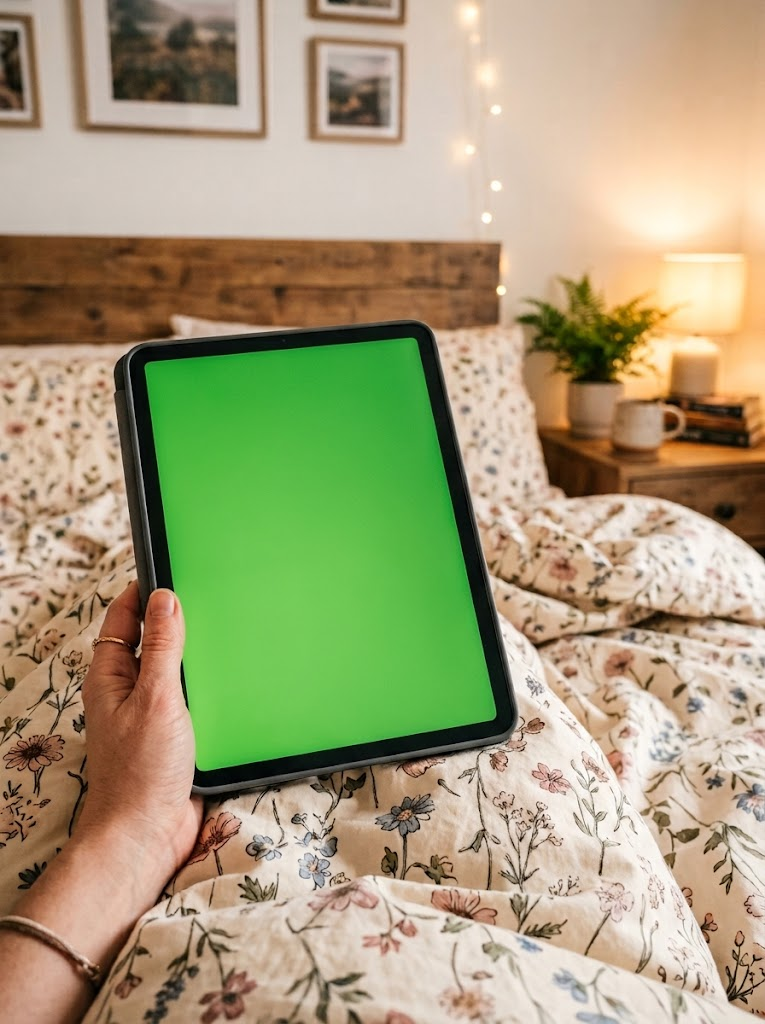
#> input picture bg_ipad.jpg, 765 x 1024 px
$ python make_1322_wrists.py bg_ipad.jpg out.png
#> lines starting #> are read from the running program, lines starting #| are printed output that depends on the picture; after the words box and inside, x2 and y2 are one past the last pixel; in counts of white or black regions, pixels touching at a corner belong together
#> in main, rgb is the input picture: shape (1024, 765, 3); mean R, G, B 165.3, 158.6, 121.7
#!/usr/bin/env python3
"""
1322: из одной сгенерённой руки (кулак, внутренняя сторона запястья) — три руки для слайда «What's your Undertone?»:
вырезаем руку с фона (PNG с альфой), обрезаем снизу над манжетой свитера и перекрашиваем вены
A — зеленоватые (warm), B — сине-зелёные (neutral), C — сине-фиолетовые (cool). Вены чуть темнее, чтобы читались.

  python make_1322_wrists.py downloads/1322/wrist/flow_fist.jpg output/1322_pick/002
  python make_1322_wrists.py - output/1322_pick/002 --plain warm.jpg neutral.jpg cool.jpg   # руки уже из Flow
"""

from __future__ import annotations

import argparse
import sys
from pathlib import Path

import cv2
import numpy as np
from PIL import Image

# цвет вен в Lab (a, b) и насколько темнее кожи (ΔL)
VEINS = {"a": (-12, 26, 20), "b": (-16, -16, 20), "c": (20, -30, 20)}


def arm_mask(rgb: np.ndarray) -> np.ndarray:
    """Рука = тёплое/насыщенное относительно серо-сиреневой стены; одна самая большая область, без дыр."""
    lab = cv2.cvtColor(rgb, cv2.COLOR_RGB2LAB).astype(np.float32)
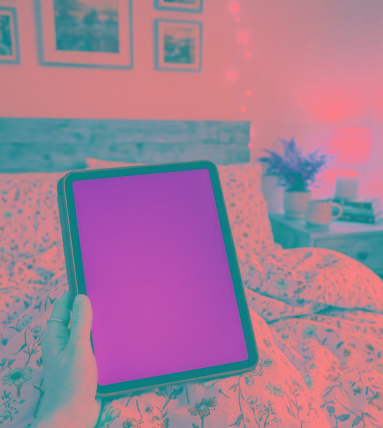
#> lab: shape (855, 765, 3) float32 (shown at 1/2 size); mean R, G, B 163.5, 124.3, 150.2
    h, w = rgb.shape[:2]
    edge = np.concatenate([lab[:, :25].reshape(-1, 3), lab[:, -25:].reshape(-1, 3)])
    bg = np.median(edge, axis=0)
#> bg = [182, 136, 148]
    d = np.sqrt(((lab[..., 1:] - bg[1:]) ** 2).sum(-1)) + 0.35 * np.abs(lab[..., 0] - bg[0])
    m = (d > 14).astype(np.uint8)
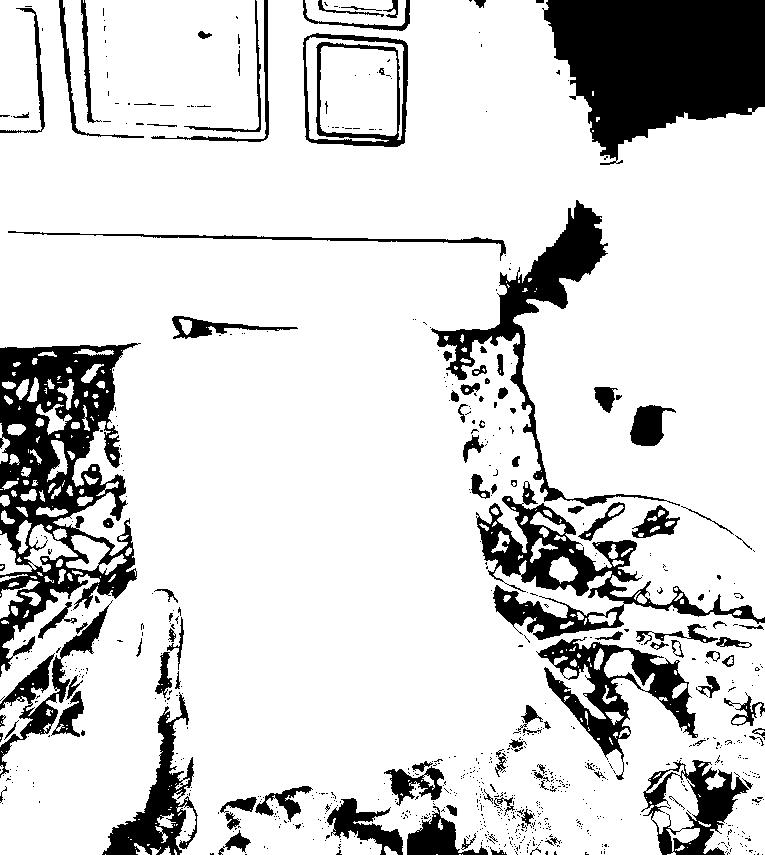
#> m: shape (855, 765); values 0 (black) and 1 (white), 83.3% white; 808 black regions (695 under 20 px), largest, box (x1, y1, x2, y2) and area: (542, 0, 765, 165) 25242, (0, 343, 141, 677) 20299, (476, 481, 765, 640) 10096
    m = cv2.morphologyEx(m, cv2.MORPH_OPEN, np.ones((5, 5), np.uint8))
#> m: shape (855, 765); values 0 (black) and 1 (white), 80.6% white; 196 black regions (125 under 20 px), largest, box (x1, y1, x2, y2) and area: (430, 200, 765, 780) 31871, (0, 343, 141, 781) 29789, (536, 0, 765, 165) 25519
    n, lab_, st, _ = cv2.connectedComponentsWithStats(m, 8)
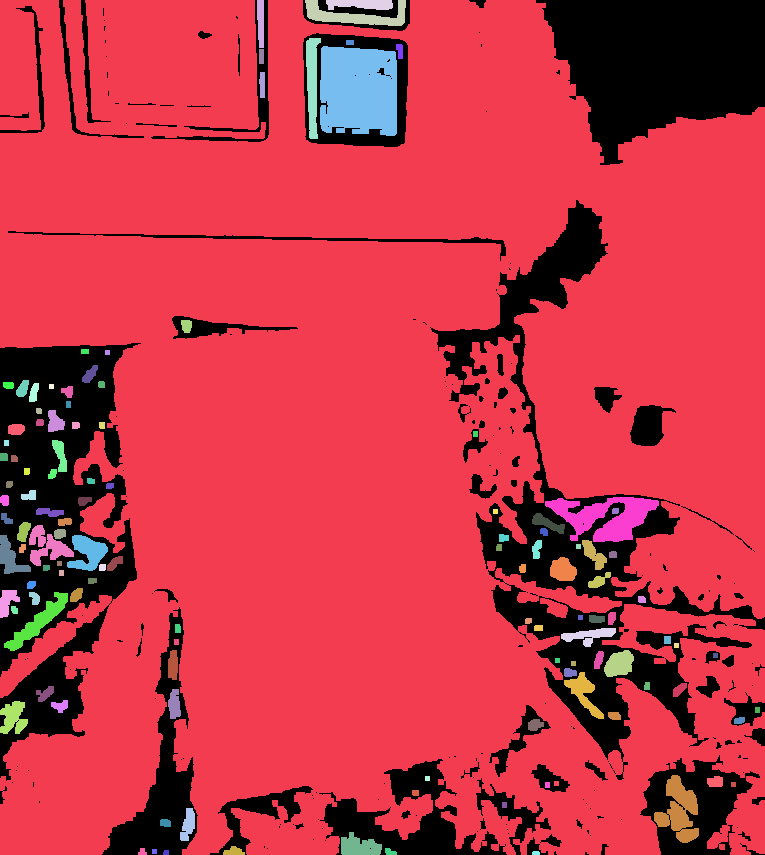
#> lab_: shape (855, 765) int32; 122 distinct labels, from 0 to 121; one colour per label, 0 black
#> n = 122; st = 122 rows, first 6: [0, 0, 765, 855, 126924], [0, 0, 765, 855, 497541], [257, 0, 7, 48, 300], [305, 0, 101, 26, 1171], [326, 0, 67, 10, 548], [306, 38, 15, 101, 976]
    big = 1 + int(np.argmax(st[1:, 4]))
#> big = 1
    m = (lab_ == big).astype(np.uint8)
#> m: shape (855, 765); values 0 (black) and 1 (white), 76.1% white; 183 black regions (115 under 20 px), largest, box (x1, y1, x2, y2) and area: (430, 200, 765, 780) 39172, (0, 343, 141, 781) 38155, (536, 0, 765, 165) 25519
    ff = m.copy()
    cv2.floodFill(ff, None, (0, 0), 1)
    m = m | (1 - ff)                                  # заливка дыр
#> m: shape (855, 765); every value is 1
    m = cv2.morphologyEx(m, cv2.MORPH_CLOSE, cv2.getStructuringElement(cv2.MORPH_ELLIPSE, (9, 9)))
    m = cv2.erode(m, np.ones((3, 3), np.uint8))
    return cv2.GaussianBlur(m.astype(np.float32), (0, 0), 1.2)
#> returned value: shape (855, 765) float32; every value is 1


def vein_mask(rgb: np.ndarray, arm: np.ndarray) -> np.ndarray:
    """Вены = тонкие места темнее и синее окружающей кожи (на запястье и предплечье)."""
    lab = cv2.cvtColor(rgb, cv2.COLOR_RGB2LAB).astype(np.float32)
    base = cv2.GaussianBlur(lab, (0, 0), 9)
    dl = base[..., 0] - lab[..., 0]                   # темнее
    db = base[..., 2] - lab[..., 2]                   # синее (меньше b)
    v = np.clip(dl / 10, 0, 1) * np.clip(db / 6, 0, 1)
    v = cv2.GaussianBlur(v, (0, 0), 1.5)
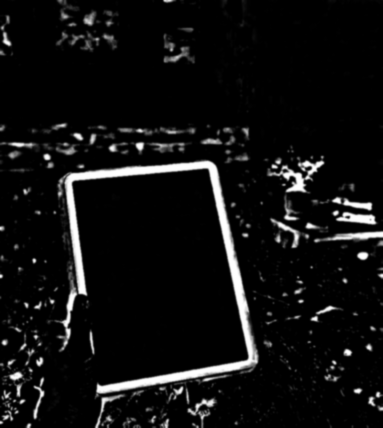
#> v: shape (855, 765) float32 (shown at 1/2 size); min 0, max 1, mean 0.0648
    inner = cv2.erode((arm > 0.5).astype(np.uint8), np.ones((25, 41), np.uint8)).astype(np.float32)
#> inner: shape (855, 765) float32; every value is 1
    ys = np.where(arm.max(axis=1) > 0.5)[0]
#> ys = 855 values from 0 to 854
    top, bot = ys.min(), ys.max()
#> top = 0; bot = 854
    rows = np.zeros(arm.shape[0], np.float32)          # только запястье и предплечье: ниже ладони
    rows[int(top + 0.47 * (bot - top)):int(top + 0.92 * (bot - top))] = 1
    rows = cv2.GaussianBlur(rows.reshape(-1, 1), (1, 0), sigmaX=0, sigmaY=12).ravel()
    return np.clip(v * 1.6, 0, 1) * inner * rows[:, None]


def recolor(rgb: np.ndarray, vm: np.ndarray, a: float, b: float, dl: float) -> np.ndarray:
    lab = cv2.cvtColor(rgb, cv2.COLOR_RGB2LAB).astype(np.float32)
    base = cv2.GaussianBlur(lab, (0, 0), 9)
    tgt = lab.copy()
    tgt[..., 0] = np.minimum(lab[..., 0], base[..., 0] - dl)
    tgt[..., 1] = 128 + a
    tgt[..., 2] = 128 + b
    out = lab + (tgt - lab) * vm[..., None]
    return cv2.cvtColor(np.clip(out, 0, 255).astype(np.uint8), cv2.COLOR_LAB2RGB)


def main() -> int:
    ap = argparse.ArgumentParser()
    ap.add_argument("src", type=Path)
    ap.add_argument("out", type=Path)
    ap.add_argument("--plain", type=Path, nargs=3, metavar=("WARM", "NEUTRAL", "COOL"),
                    help="три готовые руки из Flow (кожа и вены уже свои) — только вырезать, без перекраски")
    ap.add_argument("--cut", type=float, default=0.835, help="низ кадра (доля высоты) — над манжетой свитера")
    args = ap.parse_args()
    if hasattr(sys.stdout, "reconfigure"):
        sys.stdout.reconfigure(encoding="utf-8", errors="replace")
    args.out.mkdir(parents=True, exist_ok=True)
    if args.plain:
        for slot, src in zip("abc", args.plain):
            rgb = np.asarray(Image.open(src).convert("RGB"))
            rgb = rgb[: round(rgb.shape[0] * args.cut)]
            arm = arm_mask(rgb)
            ys, xs = np.where(arm > 0.5)
            im = Image.fromarray(rgb).convert("RGBA")
            im.putalpha(Image.fromarray((arm * 255).astype(np.uint8)))
            im.crop((xs.min() - 4, ys.min() - 4, xs.max() + 5, rgb.shape[0])).save(args.out / f"wrist_{slot}.png")
        print("готово (без перекраски) →", args.out)
        return 0
    rgb = np.asarray(Image.open(args.src).convert("RGB"))
    rgb = rgb[: round(rgb.shape[0] * args.cut)]
    arm = arm_mask(rgb)
    vm = vein_mask(rgb, arm)
    ys, xs = np.where(arm > 0.5)
    box = (xs.min() - 4, ys.min() - 4, xs.max() + 5, rgb.shape[0])
#> box = (-4, -4, 769, 855)
    args.out.mkdir(parents=True, exist_ok=True)
    for slot, (a, b, dl) in VEINS.items():
        im = Image.fromarray(recolor(rgb, vm, a, b, dl)).convert("RGBA")
        im.putalpha(Image.fromarray((arm * 255).astype(np.uint8)))
        im.crop(box).save(args.out / f"wrist_{slot}.png")
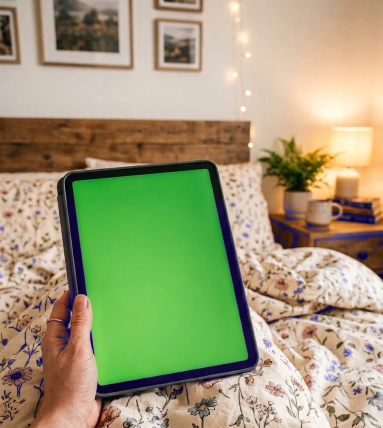
#> im: PIL image 765x855 RGBA (shown at 1/2 size); mean R, G, B, A 159.8, 156.5, 119.7, 255
    Image.fromarray((vm * 255).astype(np.uint8)).crop(box).save(args.out / "_veins_mask.png")
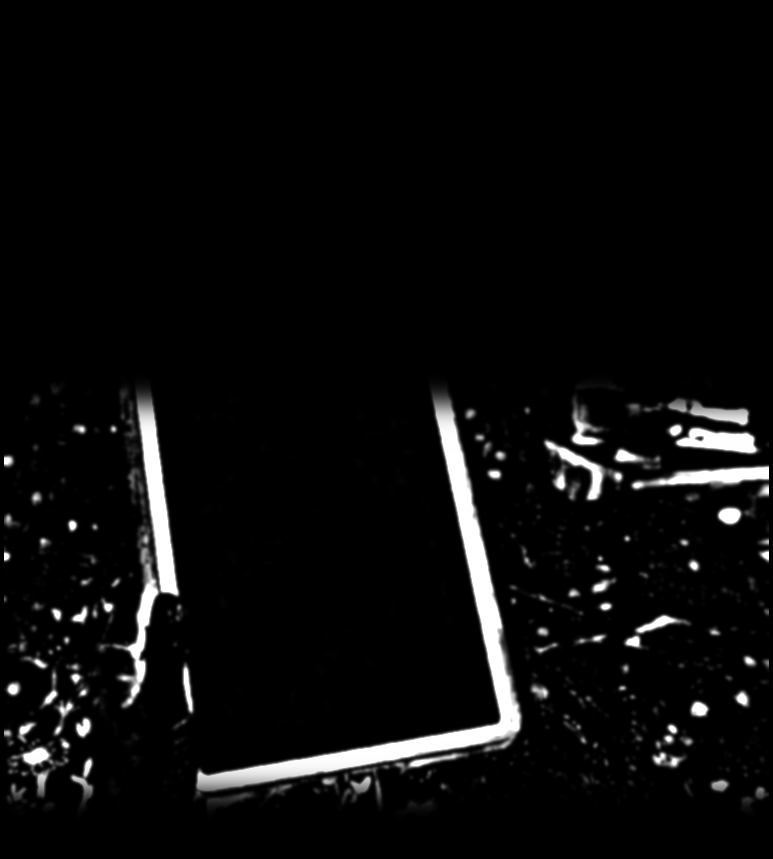
#> saved as _veins_mask.png: PIL image 773x859 L; min 0, max 255, mean 11.5
    print("готово:", ", ".join(f"wrist_{s}.png" for s in VEINS), "→", args.out)
    return 0


if __name__ == "__main__":
    raise SystemExit(main())
#> (the program exits here)

$ run again, on snaptik-app-7570862508492213526-slide-2.jpg
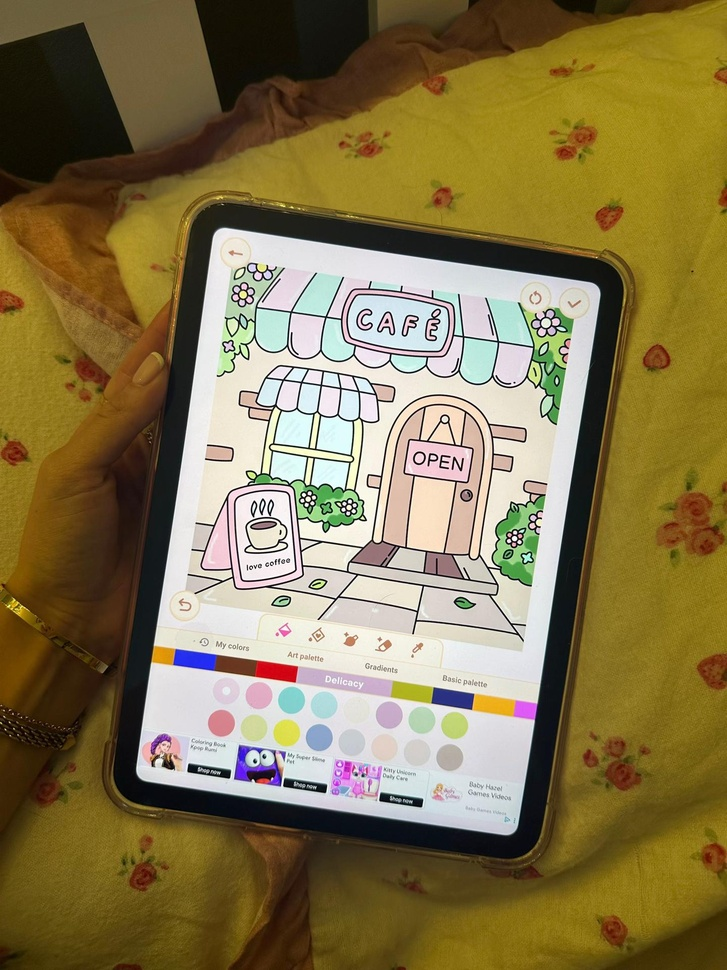
#> input picture snaptik-app-7570862508492213526-slide-2.jpg, 727 x 970 px, shrunk from 1440 x 1920 before the run
#> in main, rgb is the input picture: shape (970, 727, 3); mean R, G, B 133, 117.8, 76.6
#> rgb: shape (810, 727, 3)
#> bg = [122, 128, 176]
#> in arm_mask, `n, lab_, st, _ = cv2.connectedComponentsWithStats(m, 8)`:
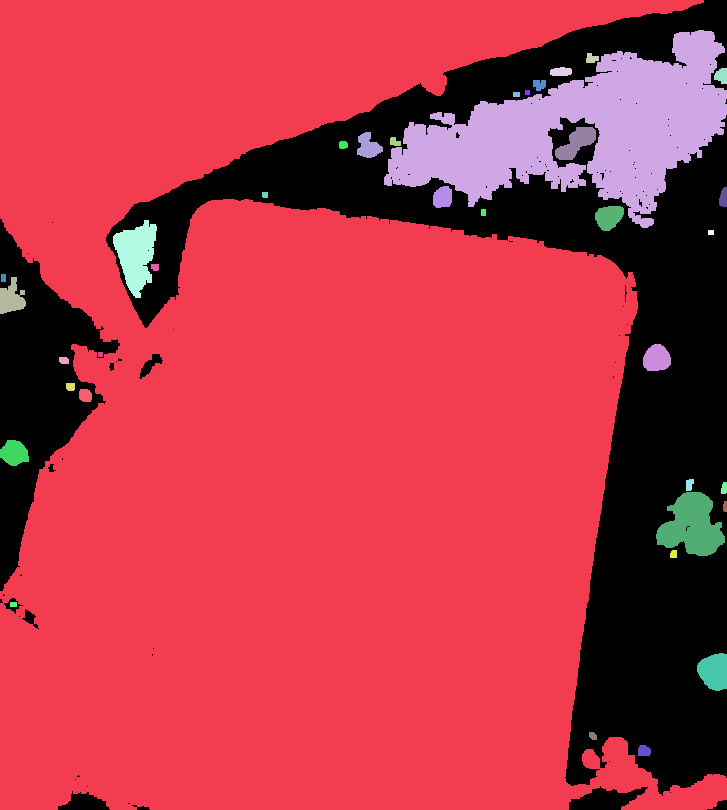
#> lab_: shape (810, 727) int32; 38 distinct labels, from 0 to 37; one colour per label, 0 black
#> n = 38; st = 38 rows, first 6: [0, 0, 727, 810, 133316], [0, 0, 727, 810, 412926], [384, 30, 343, 198, 31197], [586, 53, 13, 10, 96], [550, 67, 22, 9, 168], [714, 68, 13, 16, 160]
#> big = 1
#> inner: shape (810, 727) float32; every value is 1
#> ys = 810 values from 0 to 809
#> top = 0; bot = 809
#> box = (-4, -4, 731, 810)
#> in main, `Image.fromarray((vm * 255).astype(np.uint8)).crop(box).save(args.out /..`:
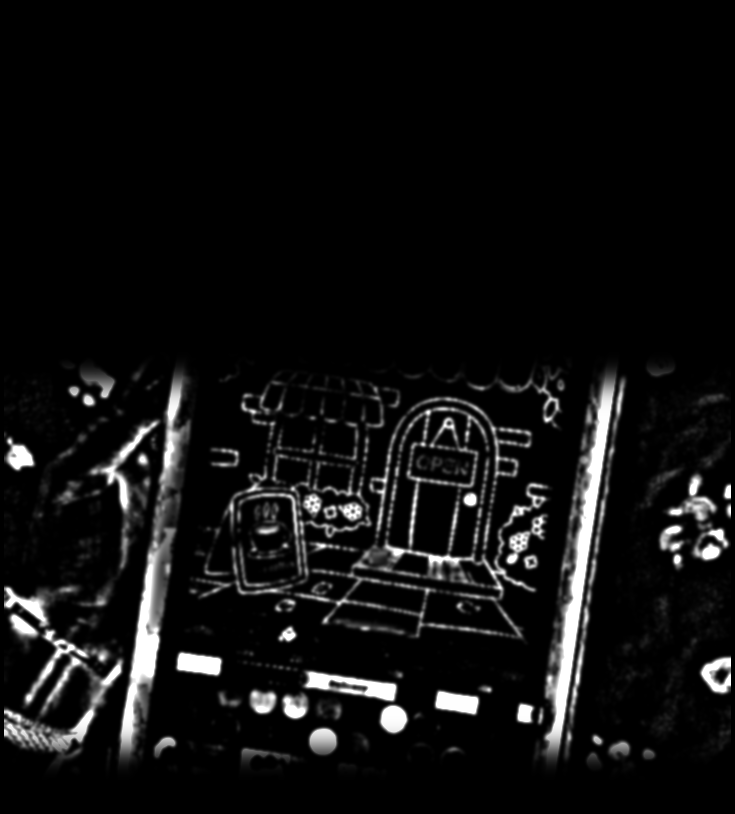
#> saved as _veins_mask.png: PIL image 735x814 L; min 0, max 255, mean 16.5
